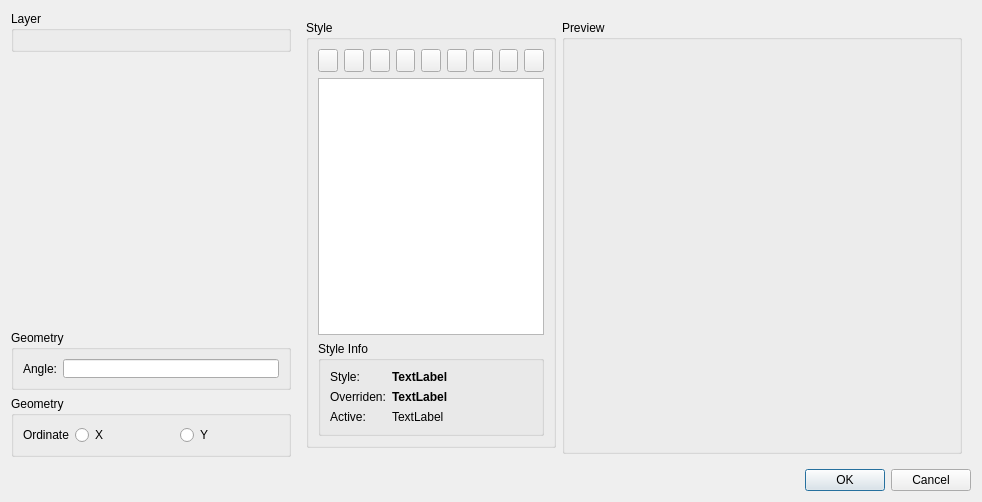
<?xml version="1.0" encoding="UTF-8"?>
<ui version="4.0">
 <class>LC_DlgDimension</class>
 <widget class="QDialog" name="LC_DlgDimension">
  <property name="geometry">
   <rect>
    <x>0</x>
    <y>0</y>
    <width>978</width>
    <height>488</height>
   </rect>
  </property>
  <property name="windowTitle">
   <string>Dimension</string>
  </property>
  <layout class="QGridLayout" name="gridLayout">
   <item row="10" column="0" colspan="5">
    <widget class="QDialogButtonBox" name="buttonBox">
     <property name="orientation">
      <enum>Qt::Horizontal</enum>
     </property>
     <property name="standardButtons">
      <set>QDialogButtonBox::Cancel|QDialogButtonBox::Ok</set>
     </property>
    </widget>
   </item>
   <item row="0" column="0" colspan="4">
    <widget class="QGroupBox" name="groupBox">
     <property name="minimumSize">
      <size>
       <width>280</width>
       <height>0</height>
      </size>
     </property>
     <property name="maximumSize">
      <size>
       <width>280</width>
       <height>16777215</height>
      </size>
     </property>
     <property name="title">
      <string>Layer</string>
     </property>
     <layout class="QGridLayout" name="gridLayout_2">
      <item row="0" column="0">
       <widget class="QG_LayerBox" name="cbLayer" native="true"/>
      </item>
     </layout>
    </widget>
   </item>
   <item row="0" column="4" rowspan="6">
    <widget class="QWidget" name="widget" native="true">
     <layout class="QGridLayout" name="gridLayout_5" rowstretch="1,0,0">
      <item row="0" column="0" rowspan="2">
       <widget class="QGroupBox" name="groupBox_8">
        <property name="minimumSize">
         <size>
          <width>250</width>
          <height>300</height>
         </size>
        </property>
        <property name="maximumSize">
         <size>
          <width>250</width>
          <height>16777215</height>
         </size>
        </property>
        <property name="title">
         <string>Style</string>
        </property>
        <layout class="QGridLayout" name="gridLayout_23">
         <item row="1" column="0">
          <widget class="QTreeView" name="lvDimStyles">
           <property name="uniformRowHeights">
            <bool>true</bool>
           </property>
           <property name="itemsExpandable">
            <bool>true</bool>
           </property>
           <property name="expandsOnDoubleClick">
            <bool>false</bool>
           </property>
           <attribute name="headerVisible">
            <bool>false</bool>
           </attribute>
          </widget>
         </item>
         <item row="0" column="0">
          <layout class="QHBoxLayout" name="horizontalLayout">
           <item>
            <widget class="QToolButton" name="tbSetStyle">
             <property name="toolTip">
              <string>Apply style to dimension</string>
             </property>
             <property name="text">
              <string/>
             </property>
             <property name="icon">
              <iconset resource="../../../../res/icons/icons.qrc">
               <normaloff>:/icons/dim_apply_style.lci</normaloff>:/icons/dim_apply_style.lci</iconset>
             </property>
            </widget>
           </item>
           <item>
            <widget class="QToolButton" name="tbSelectEntityStyle">
             <property name="toolTip">
              <string>Select dimension style</string>
             </property>
             <property name="text">
              <string/>
             </property>
             <property name="icon">
              <iconset resource="../../../../res/icons/icons.qrc">
               <normaloff>:/icons/nview_visible.lci</normaloff>:/icons/nview_visible.lci</iconset>
             </property>
            </widget>
           </item>
           <item>
            <spacer name="horizontalSpacer_2">
             <property name="orientation">
              <enum>Qt::Horizontal</enum>
             </property>
             <property name="sizeHint" stdset="0">
              <size>
               <width>40</width>
               <height>20</height>
              </size>
             </property>
            </spacer>
           </item>
           <item>
            <widget class="QToolButton" name="tbDimNew">
             <property name="toolTip">
              <string>Override entity's style</string>
             </property>
             <property name="text">
              <string/>
             </property>
             <property name="icon">
              <iconset resource="../../../../res/icons/icons.qrc">
               <normaloff>:/icons/add.lci</normaloff>:/icons/add.lci</iconset>
             </property>
             <property name="autoRaise">
              <bool>false</bool>
             </property>
            </widget>
           </item>
           <item>
            <widget class="QToolButton" name="tbDimRemove">
             <property name="toolTip">
              <string>Remove style override</string>
             </property>
             <property name="text">
              <string/>
             </property>
             <property name="icon">
              <iconset resource="../../../../res/icons/icons.qrc">
               <normaloff>:/icons/remove.lci</normaloff>:/icons/remove.lci</iconset>
             </property>
            </widget>
           </item>
           <item>
            <widget class="QToolButton" name="tbDimEdit">
             <property name="toolTip">
              <string>Edit style override</string>
             </property>
             <property name="text">
              <string/>
             </property>
             <property name="icon">
              <iconset resource="../../../../res/icons/icons.qrc">
               <normaloff>:/icons/attributes.lci</normaloff>:/icons/attributes.lci</iconset>
             </property>
            </widget>
           </item>
           <item>
            <widget class="QToolButton" name="tbDimSaveAsStyle">
             <property name="toolTip">
              <string>Save style override as independent style.</string>
             </property>
             <property name="text">
              <string/>
             </property>
             <property name="icon">
              <iconset resource="../../../../res/icons/icons.qrc">
               <normaloff>:/icons/save_as.lci</normaloff>:/icons/save_as.lci</iconset>
             </property>
            </widget>
           </item>
           <item>
            <widget class="QToolButton" name="tbDimDefault">
             <property name="toolTip">
              <string>Set style as active one. Active style is applied to newly created dimensions.</string>
             </property>
             <property name="text">
              <string/>
             </property>
             <property name="icon">
              <iconset resource="../../../../res/icons/icons.qrc">
               <normaloff>:/icons/dim_default.lci</normaloff>:/icons/dim_default.lci</iconset>
             </property>
            </widget>
           </item>
           <item>
            <widget class="QToolButton" name="tbDimExport">
             <property name="toolTip">
              <string>Export</string>
             </property>
             <property name="text">
              <string/>
             </property>
             <property name="icon">
              <iconset resource="../../../../res/icons/icons.qrc">
               <normaloff>:/icons/export.lci</normaloff>:/icons/export.lci</iconset>
             </property>
            </widget>
           </item>
           <item>
            <widget class="QToolButton" name="tbDimImport">
             <property name="toolTip">
              <string>Import</string>
             </property>
             <property name="text">
              <string/>
             </property>
             <property name="icon">
              <iconset resource="../../../../res/icons/icons.qrc">
               <normaloff>:/icons/import.lci</normaloff>:/icons/import.lci</iconset>
             </property>
            </widget>
           </item>
          </layout>
         </item>
         <item row="2" column="0">
          <widget class="QGroupBox" name="groupBox_2">
           <property name="title">
            <string>Style Info</string>
           </property>
           <layout class="QGridLayout" name="gridLayout_3" columnstretch="0,2">
            <item row="0" column="1">
             <widget class="QLabel" name="lblEntityStyle">
              <property name="font">
               <font>
                <bold>true</bold>
               </font>
              </property>
              <property name="toolTip">
               <string>Name of style for this dimension entity</string>
              </property>
              <property name="text">
               <string>TextLabel</string>
              </property>
             </widget>
            </item>
            <item row="2" column="0">
             <widget class="QLabel" name="label_2">
              <property name="text">
               <string>Active:</string>
              </property>
             </widget>
            </item>
            <item row="2" column="1">
             <widget class="QLabel" name="lblDefaultStyle">
              <property name="toolTip">
               <string>Active style that is applied when new dimension is created.</string>
              </property>
              <property name="text">
               <string>TextLabel</string>
              </property>
             </widget>
            </item>
            <item row="1" column="0">
             <widget class="QLabel" name="label_3">
              <property name="toolTip">
               <string/>
              </property>
              <property name="text">
               <string>Overriden:</string>
              </property>
             </widget>
            </item>
            <item row="1" column="1">
             <widget class="QLabel" name="lblStyleOverrideState">
              <property name="font">
               <font>
                <bold>true</bold>
               </font>
              </property>
              <property name="toolTip">
               <string>Indicates whether style is overriden for specific entity (and so is unique for it).</string>
              </property>
              <property name="text">
               <string>TextLabel</string>
              </property>
             </widget>
            </item>
            <item row="0" column="0">
             <widget class="QLabel" name="label">
              <property name="toolTip">
               <string/>
              </property>
              <property name="text">
               <string>Style:</string>
              </property>
             </widget>
            </item>
           </layout>
          </widget>
         </item>
        </layout>
       </widget>
      </item>
      <item row="0" column="1" rowspan="3">
       <widget class="QGroupBox" name="gbDimStylesPreview">
        <property name="minimumSize">
         <size>
          <width>400</width>
          <height>0</height>
         </size>
        </property>
        <property name="title">
         <string>Preview</string>
        </property>
       </widget>
      </item>
     </layout>
    </widget>
   </item>
   <item row="1" column="0" colspan="4">
    <widget class="QG_WidgetPen" name="wPenEditor" native="true">
     <property name="minimumSize">
      <size>
       <width>100</width>
       <height>120</height>
      </size>
     </property>
     <property name="maximumSize">
      <size>
       <width>280</width>
       <height>130</height>
      </size>
     </property>
    </widget>
   </item>
   <item row="5" column="0">
    <spacer name="verticalSpacer">
     <property name="orientation">
      <enum>Qt::Vertical</enum>
     </property>
     <property name="sizeHint" stdset="0">
      <size>
       <width>19</width>
       <height>0</height>
      </size>
     </property>
    </spacer>
   </item>
   <item row="3" column="0" colspan="4">
    <widget class="QGroupBox" name="bgLinearGeometry">
     <property name="maximumSize">
      <size>
       <width>280</width>
       <height>16777215</height>
      </size>
     </property>
     <property name="title">
      <string>Geometry</string>
     </property>
     <layout class="QHBoxLayout">
      <item>
       <widget class="QLabel" name="lAngle_2">
        <property name="sizePolicy">
         <sizepolicy hsizetype="Fixed" vsizetype="Fixed">
          <horstretch>0</horstretch>
          <verstretch>0</verstretch>
         </sizepolicy>
        </property>
        <property name="minimumSize">
         <size>
          <width>0</width>
          <height>19</height>
         </size>
        </property>
        <property name="frameShape">
         <enum>QFrame::NoFrame</enum>
        </property>
        <property name="frameShadow">
         <enum>QFrame::Plain</enum>
        </property>
        <property name="text">
         <string>Angle:</string>
        </property>
        <property name="wordWrap">
         <bool>false</bool>
        </property>
       </widget>
      </item>
      <item>
       <widget class="QLineEdit" name="leAngle">
        <property name="sizePolicy">
         <sizepolicy hsizetype="Preferred" vsizetype="Fixed">
          <horstretch>0</horstretch>
          <verstretch>0</verstretch>
         </sizepolicy>
        </property>
        <property name="minimumSize">
         <size>
          <width>0</width>
          <height>19</height>
         </size>
        </property>
        <property name="toolTip">
         <string>Rotation angle of dimension</string>
        </property>
        <property name="text">
         <string/>
        </property>
       </widget>
      </item>
     </layout>
    </widget>
   </item>
   <item row="4" column="0" colspan="4">
    <widget class="QGroupBox" name="bgOrdinateGeometry">
     <property name="maximumSize">
      <size>
       <width>280</width>
       <height>16777215</height>
      </size>
     </property>
     <property name="title">
      <string>Geometry</string>
     </property>
     <layout class="QHBoxLayout" name="_5">
      <item>
       <widget class="QLabel" name="lAngle">
        <property name="sizePolicy">
         <sizepolicy hsizetype="Fixed" vsizetype="Fixed">
          <horstretch>0</horstretch>
          <verstretch>0</verstretch>
         </sizepolicy>
        </property>
        <property name="minimumSize">
         <size>
          <width>0</width>
          <height>19</height>
         </size>
        </property>
        <property name="frameShape">
         <enum>QFrame::NoFrame</enum>
        </property>
        <property name="frameShadow">
         <enum>QFrame::Plain</enum>
        </property>
        <property name="text">
         <string>Ordinate</string>
        </property>
        <property name="wordWrap">
         <bool>false</bool>
        </property>
       </widget>
      </item>
      <item>
       <widget class="QRadioButton" name="rbOrdinateX">
        <property name="text">
         <string>X</string>
        </property>
       </widget>
      </item>
      <item>
       <widget class="QRadioButton" name="rbOrdinateY">
        <property name="text">
         <string>Y</string>
        </property>
       </widget>
      </item>
     </layout>
    </widget>
   </item>
   <item row="2" column="0" colspan="4">
    <widget class="QG_DimensionLabelEditor" name="wLabel" native="true">
     <property name="minimumSize">
      <size>
       <width>0</width>
       <height>140</height>
      </size>
     </property>
     <property name="maximumSize">
      <size>
       <width>280</width>
       <height>16777215</height>
      </size>
     </property>
    </widget>
   </item>
  </layout>
 </widget>
 <customwidgets>
  <customwidget>
   <class>QG_WidgetPen</class>
   <extends>QWidget</extends>
   <header>qg_widgetpen.h</header>
  </customwidget>
  <customwidget>
   <class>QG_LayerBox</class>
   <extends>QWidget</extends>
   <header>qg_layerbox.h</header>
  </customwidget>
  <customwidget>
   <class>QG_DimensionLabelEditor</class>
   <extends>QWidget</extends>
   <header>qg_dimensionlabeleditor.h</header>
  </customwidget>
 </customwidgets>
 <resources>
  <include location="../../../../res/icons/icons.qrc"/>
 </resources>
 <connections>
  <connection>
   <sender>buttonBox</sender>
   <signal>accepted()</signal>
   <receiver>LC_DlgDimension</receiver>
   <slot>accept()</slot>
   <hints>
    <hint type="sourcelabel">
     <x>248</x>
     <y>254</y>
    </hint>
    <hint type="destinationlabel">
     <x>157</x>
     <y>274</y>
    </hint>
   </hints>
  </connection>
  <connection>
   <sender>buttonBox</sender>
   <signal>rejected()</signal>
   <receiver>LC_DlgDimension</receiver>
   <slot>reject()</slot>
   <hints>
    <hint type="sourcelabel">
     <x>316</x>
     <y>260</y>
    </hint>
    <hint type="destinationlabel">
     <x>286</x>
     <y>274</y>
    </hint>
   </hints>
  </connection>
 </connections>
</ui>
